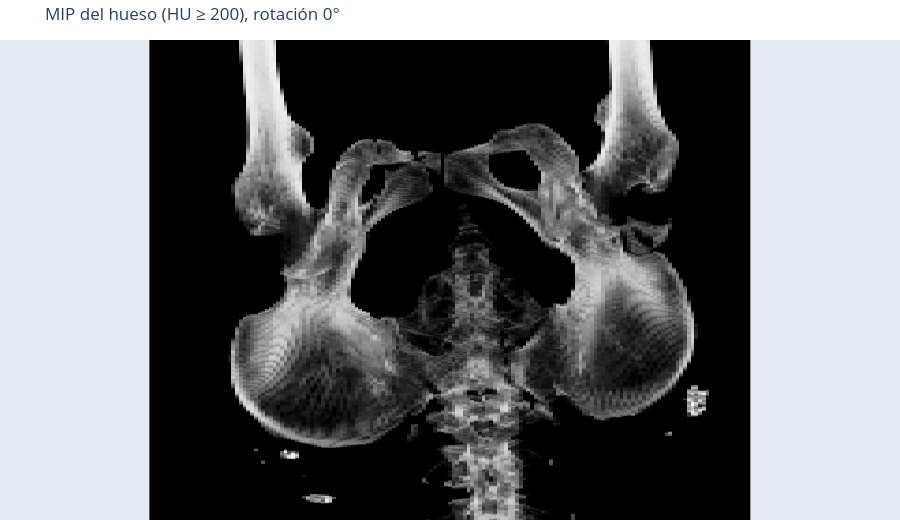

The code cell stored with this chart in its notebook:
### Markdown cell above
**Qué revisar aquí antes de entrenar**:
- etiquetas dentro de 0..30 (el script avisa si no);
- rango de distancias GT → confirma el 2 mm–25 cm del profesor y justifica `log(1+d)`;
- percentiles de HU del hueso → ventana HU y umbral del MIP en `configs/default.yaml`;
- spacing en z → por qué toda distancia se mide en mm con el header.

### Code cell
from src.data.io import leer_volumen, listar_casos
from src.dashboard.visualizadores import vis_mip_raw
from src.analisis import cortes_con_fractura

fracturas = cortes_con_fractura(cfg["rutas"]["cache"], splits["splits"]["test"])
print("Pacientes de test (el modelo nunca los vio), ordenados por fragmentos secundarios:")
display(fracturas.head(8))

CASO = fracturas.loc[0, "caso"]   # el de más fragmentos; cambia el id para ver otro
casos = listar_casos(cfg["rutas"]["imagenes"], cfg["rutas"]["etiquetas"])
caso = next(c for c in casos if c["id"] == CASO)
hu, spacing, _ = leer_volumen(caso["imagen"])
gt, _, _ = leer_volumen(caso["etiqueta"])
print(f"caso {CASO} · forma {hu.shape} · spacing zyx {tuple(round(s, 3) for s in spacing)} mm")

# Visualizador 1: MIP del hueso por umbral de HU (preprocesamiento clasico, sin modelo)
vis_mip_raw(hu, spacing, umbral_hu=cfg["datos"]["umbral_hueso_hu"], angulo=0).show()

### Figure 1 — Plotly figure (JSON) as saved in the notebook; plotly's stock layout.template omitted (floating-point values rounded to 4 significant figures; data arrays with more than 128 entries replaced by an {"elided": "..."} marker saying what was removed)
{"data": [{"colorscale": [[0, "rgb(0,0,0)"], [0.125, "rgb(37,37,37)"], [0.25, "rgb(82,82,82)"], [0.375, "rgb(115,115,115)"], [0.5, "rgb(150,150,150)"], [0.625, "rgb(189,189,189)"], [0.75, "rgb(217,217,217)"], [0.875, "rgb(240,240,240)"], [1, "rgb(255,255,255)"]], "showscale": false, "type": "heatmap", "z": {"elided": "392x161 float values"}}], "layout": {"height": 520, "margin": {"b": 0, "l": 0, "r": 0, "t": 40}, "title": {"text": "MIP del hueso (HU ≥ 200), rotación 0°"}, "xaxis": {"visible": false}, "yaxis": {"scaleanchor": "x", "scaleratio": 0.3279, "visible": false}}}
